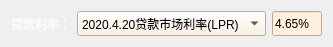
         <widget class="QWidget" name="widget_rate" native="true">
          <property name="maximumSize">
           <size>
            <width>450</width>
            <height>40</height>
           </size>
          </property>
          <layout class="QGridLayout" name="gridLayout_9">
           <item row="0" column="1">
            <widget class="QComboBox" name="comboBox_rate">
             <property name="minimumSize">
              <size>
               <width>0</width>
               <height>25</height>
              </size>
             </property>
             <property name="maximumSize">
              <size>
               <width>16777215</width>
               <height>25</height>
              </size>
             </property>
             <property name="toolTip">
              <string>&lt;html&gt;&lt;head/&gt;&lt;body&gt;&lt;p&gt;&lt;span style=&quot; font-family:'仿宋'; color:#333333;&quot;&gt;从2020年3月1日起，全部的房贷除已发放的房贷外，都将实行LPR+基点的模式进行贷款&lt;/span&gt;&lt;/p&gt;&lt;/body&gt;&lt;/html&gt;</string>
             </property>
             <property name="styleSheet">
              <string notr="true">background-color: rgb(255, 240, 221);
selection-background-color: rgb(209, 114, 93);
</string>
             </property>
             <item>
              <property name="text">
               <string>2020.4.20贷款市场利率(LPR)</string>
              </property>
             </item>
             <item>
              <property name="text">
               <string>2020.3.20贷款市场利率(LPR)</string>
              </property>
             </item>
             <item>
              <property name="text">
               <string>2019.9.20贷款市场利率(LPR)</string>
              </property>
             </item>
             <item>
              <property name="text">
               <string>2015.10.24利率上限(1.1倍)</string>
              </property>
             </item>
             <item>
              <property name="text">
               <string>2015.10.24利率上限(1.05倍)</string>
              </property>
             </item>
             <item>
              <property name="text">
               <string>2015.10.24利率下限(85折)</string>
              </property>
             </item>
             <item>
              <property name="text">
               <string>2015.10.24利率下限(7折)</string>
              </property>
             </item>
             <item>
              <property name="text">
               <string>2015.10.24基准利率</string>
              </property>
             </item>
             <item>
              <property name="text">
               <string>2015.8.26利率上限(1.1倍)</string>
              </property>
             </item>
             <item>
              <property name="text">
               <string>2015.8.26利率下限(85折)</string>
              </property>
             </item>
             <item>
              <property name="text">
               <string>2015.8.26利率下限(7折)</string>
              </property>
             </item>
             <item>
              <property name="text">
               <string>2015.8.26基准利率</string>
              </property>
             </item>
             <item>
              <property name="text">
               <string>2015.6.28利率上限(1.1倍)</string>
              </property>
             </item>
             <item>
              <property name="text">
               <string>2015.6.28利率下限(85折)</string>
              </property>
             </item>
             <item>
              <property name="text">
               <string>2015.6.28利率下限(7折)</string>
              </property>
             </item>
             <item>
              <property name="text">
               <string>2015.6.28基准利率</string>
              </property>
             </item>
             <item>
              <property name="text">
               <string>2015.5.11利率上限(1.1倍)</string>
              </property>
             </item>
             <item>
              <property name="text">
               <string>2015.5.11利率下限(85折)</string>
              </property>
             </item>
             <item>
              <property name="text">
               <string>2015.5.11利率下限(7折)</string>
              </property>
             </item>
             <item>
              <property name="text">
               <string>2015.5.11基准利率</string>
              </property>
             </item>
             <item>
              <property name="text">
               <string>2015.3.1利率上限(1.1倍)</string>
              </property>
             </item>
             <item>
              <property name="text">
               <string>2015.3.1利率下限(85折)</string>
              </property>
             </item>
             <item>
              <property name="text">
               <string>2015.3.1利率下限(7折)</string>
              </property>
             </item>
             <item>
              <property name="text">
               <string>2015.3.1基准利率</string>
              </property>
             </item>
             <item>
              <property name="text">
               <string>2014.11.22利率上限(1.1倍)</string>
              </property>
             </item>
             <item>
              <property name="text">
               <string>2014.11.22利率下限(85折)</string>
              </property>
             </item>
             <item>
              <property name="text">
               <string>2014.11.22利率下限(7折)</string>
              </property>
             </item>
             <item>
              <property name="text">
               <string>2014.11.22基准利率</string>
              </property>
             </item>
             <item>
              <property name="text">
               <string>2012.7.6利率上限(1.1倍)</string>
              </property>
             </item>
             <item>
              <property name="text">
               <string>2012.7.6利率下限(85折)</string>
              </property>
             </item>
             <item>
              <property name="text">
               <string>2012.7.6利率下限(7折)</string>
              </property>
             </item>
             <item>
              <property name="text">
               <string>2012.7.6基准利率</string>
              </property>
             </item>
             <item>
              <property name="text">
               <string>2012.6.8利率上限(1.1倍)</string>
              </property>
             </item>
             <item>
              <property name="text">
               <string>2012.6.8利率下限(85折)</string>
              </property>
             </item>
             <item>
              <property name="text">
               <string>2012.6.8利率下限(7折)</string>
              </property>
             </item>
             <item>
              <property name="text">
               <string>2012.6.8基准利率</string>
              </property>
             </item>
            </widget>
           </item>
           <item row="0" column="2">
            <widget class="QLineEdit" name="lineEdit_rate">
             <property name="minimumSize">
              <size>
               <width>0</width>
               <height>25</height>
              </size>
             </property>
             <property name="maximumSize">
              <size>
               <width>50</width>
               <height>25</height>
              </size>
             </property>
             <property name="styleSheet">
              <string notr="true">background-color: rgb(255, 240, 221);
selection-background-color: rgb(209, 114, 93);
</string>
             </property>
             <property name="text">
              <string>4.65%</string>
             </property>
             <property name="placeholderText">
              <string>    %</string>
             </property>
            </widget>
           </item>
           <item row="0" column="0">
            <widget class="QLabel" name="label_rate">
             <property name="maximumSize">
              <size>
               <width>72</width>
               <height>15</height>
              </size>
             </property>
             <property name="styleSheet">
              <string notr="true">font: 9pt &quot;锐字锐线怒放黑简1.0&quot;;
color: rgb(255, 255, 255);</string>
             </property>
             <property name="text">
              <string>贷款利率：</string>
             </property>
            </widget>
           </item>
          </layout>
         </widget>
